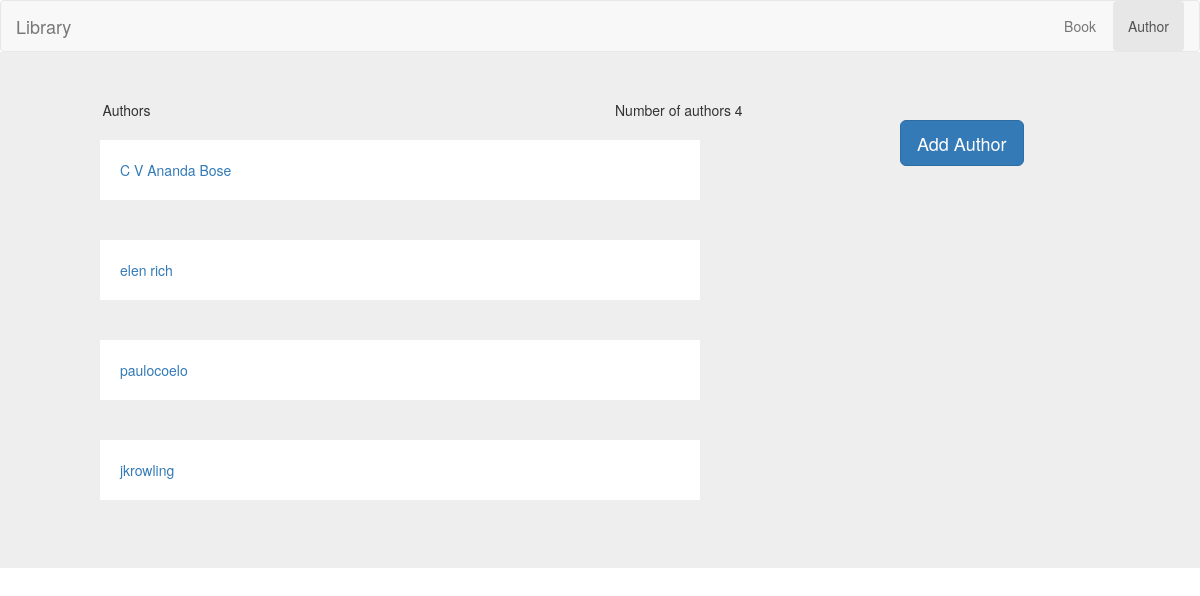
Page /author/ on the committed database.
### books/models.py (models this page shows)
class Author(models.Model):
    authorname=models.CharField(max_length=255)
    def __str__(self):
        return self.authorname

### books/views.py (the view, shortened to what this page needs)
# urls.py: url(r'author/', views.authorView.as_view(),name='author'),
class authorView(View):
    template_name='authors.html'
    def get(self,request):
        context={
            'aform': AuthorForm,
            'authors':Author.objects.all()[::-1],
            'numberofauthors':len(Author.objects.all()),
        }
        return render(request,self.template_name,context)

### books/templates/authors.html (shortened to what this page needs)
{% extends 'base.html' %}
{% block body %}
{% load static%}
<nav class="navbar navbar-default">
  <div class="container-fluid">
    <div class="navbar-header">
      <a class="navbar-brand" href="#">Library</a>
    </div>
    <div class="collapse navbar-collapse" id="bs-example-navbar-collapse-1">
      <ul class="nav navbar-nav navbar-right nav-pills ">
        <li ><a href="{% url 'book'%}">Book</a></li>
        <li class="active"><a href="{% url 'author'%}">Author</a></li>
      </ul>
    </div>
  </div>
</nav>
<div class="jumbotron wrapper">
    <div class="row">
    <span class="col-md-2 col-md-offset-1">
    Authors
</span><span class="col-md-2 col-md-offset-3">
    Number of authors {{numberofauthors}}
</span>
</div>
   {% for author in authors%}
<div class="col-md-6 col-md-offset-1 author">
    <a href="{% url 'authordetail' author.id%}">{{ author }}</a>
</div>
 {% endfor %}
    <button type="button" class="btn btn-primary btn-lg col-md-offset-2" data-toggle="modal" data-target="#myModal">
 Add Author
</button>
</div>
</body>
</html>
    {% endblock %}

### books/templates/base.html (shortened to what this page needs)
<!DOCTYPE html>
<html>
<head>
	{% load static %}
	<link rel="stylesheet" href="https://maxcdn.bootstrapcdn.com/bootstrap/3.3.7/css/bootstrap.min.css">
</head>
<body>
	{% block body %}
	{% endblock %}
</body>
</html>

### books/templates/authors.html (style rules this page uses)
.wrapper { top:52px; position:absolute; width:100%; margin:0px; left:0px; right:0px; }
.author { background-color:white; padding:20px; margin-top:20px; margin-bottom:20px; }

### rows in the picture
Author: authorname "C V Ananda Bose"
Author: authorname "elen rich"
Author: authorname "paulocoelo"
Author: authorname "jkrowling"

### other values in the picture
{{ numberofauthors }} "4"
